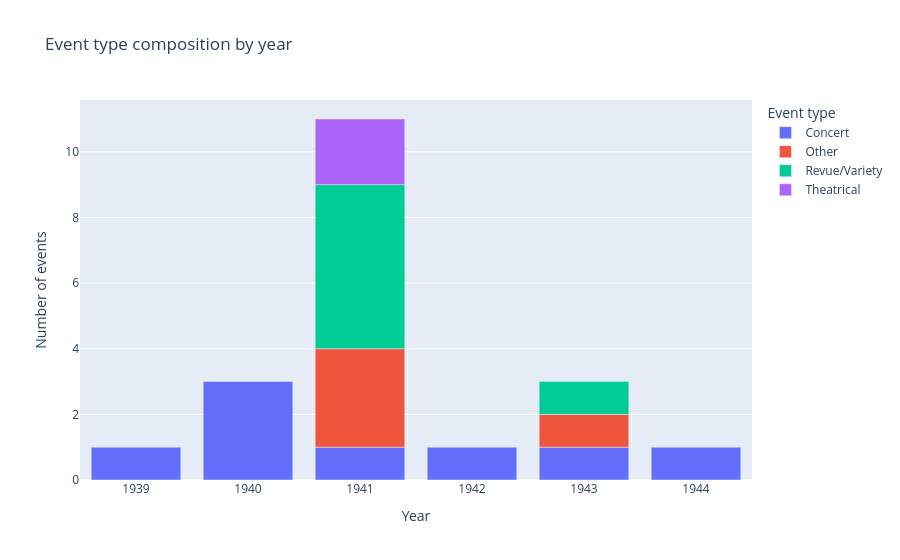

Notebook cell for this chart:
### Code cell
type_by_year = by_year.groupby(["year", "type_category"]).size().reset_index(name="count")
fig = px.bar(
    type_by_year,
    x="year", y="count", color="type_category",
    title="Event type composition by year",
    labels={"year": "Year", "count": "Number of events", "type_category": "Event type"},
)
fig.update_xaxes(type="category")
fig.show()

### Figure 1 — Plotly figure (JSON) as saved in the notebook; plotly's stock layout.template omitted (floating-point values rounded to 4 significant figures)
{"data": [{"hovertemplate": "Event type=Concert<br>Year=%{x}<br>Number of events=%{y}<extra></extra>", "legendgroup": "Concert", "marker": {"color": "#636efa", "pattern": {"shape": ""}}, "name": "Concert", "orientation": "v", "showlegend": true, "textposition": "auto", "type": "bar", "x": [1939, 1940, 1941, 1942, 1943, 1944], "xaxis": "x", "y": [1, 3, 1, 1, 1, 1], "yaxis": "y"}, {"hovertemplate": "Event type=Other<br>Year=%{x}<br>Number of events=%{y}<extra></extra>", "legendgroup": "Other", "marker": {"color": "#EF553B", "pattern": {"shape": ""}}, "name": "Other", "orientation": "v", "showlegend": true, "textposition": "auto", "type": "bar", "x": [1941, 1943], "xaxis": "x", "y": [3, 1], "yaxis": "y"}, {"hovertemplate": "Event type=Revue/Variety<br>Year=%{x}<br>Number of events=%{y}<extra></extra>", "legendgroup": "Revue/Variety", "marker": {"color": "#00cc96", "pattern": {"shape": ""}}, "name": "Revue/Variety", "orientation": "v", "showlegend": true, "textposition": "auto", "type": "bar", "x": [1941, 1943], "xaxis": "x", "y": [5, 1], "yaxis": "y"}, {"hovertemplate": "Event type=Theatrical<br>Year=%{x}<br>Number of events=%{y}<extra></extra>", "legendgroup": "Theatrical", "marker": {"color": "#ab63fa", "pattern": {"shape": ""}}, "name": "Theatrical", "orientation": "v", "showlegend": true, "textposition": "auto", "type": "bar", "x": [1941], "xaxis": "x", "y": [2], "yaxis": "y"}], "layout": {"barmode": "relative", "legend": {"title": {"text": "Event type"}, "tracegroupgap": 0}, "title": {"text": "Event type composition by year"}, "xaxis": {"anchor": "y", "domain": [0, 1], "title": {"text": "Year"}, "type": "category"}, "yaxis": {"anchor": "x", "domain": [0, 1], "title": {"text": "Number of events"}}}}
